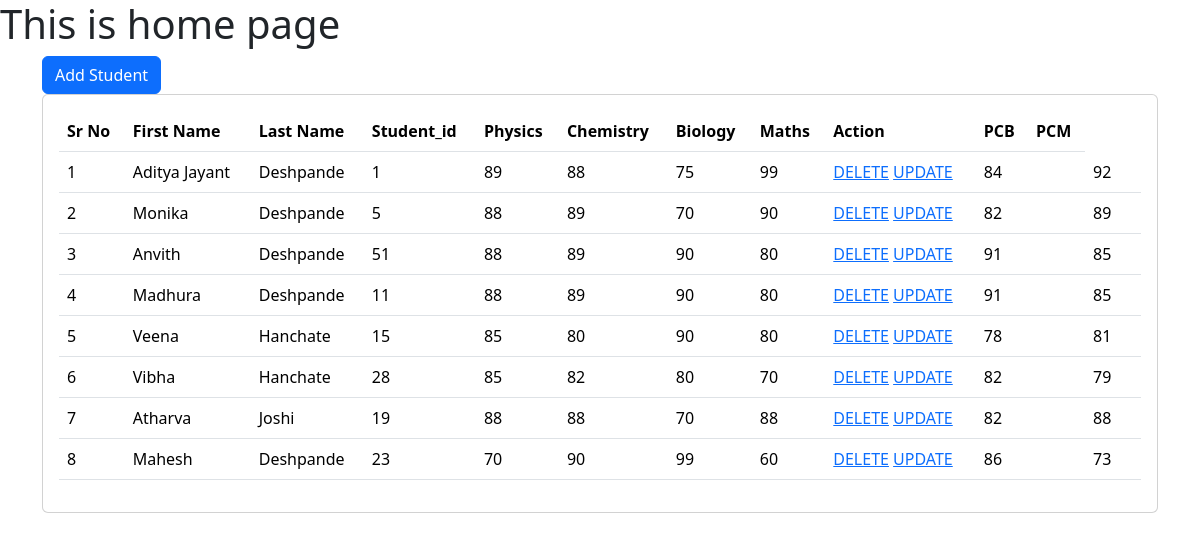
The app's page /students/home/ with its own data.
### students/models.py (models this page shows, shortened)
class Students(models.Model):
    firstname = models.CharField(max_length=20)
    lastname = models.CharField(max_length=20)
    student_id = models.CharField(max_length=100)
    phy=models.IntegerField(default=90)
    chem=models.IntegerField(default=90)
    bio=models.IntegerField(default=90)
    maths=models.IntegerField(default=90)
    pcb=models.IntegerField(default=90)
    pcm=models.IntegerField(default=90)

### students/views.py (the view)
# urls.py: path('home/', students_home),
def students_home(request):
    students = Students.objects.all()
    return render(request, "students/home.html", {
        'students':students
    })

### templates/students/home.html (shortened to what this page needs)
<!DOCTYPE html>
<html lang="en">
<head>
    <link href="https://cdn.jsdelivr.net/npm/bootstrap@5.3.2/dist/css/bootstrap.min.css" rel="stylesheet">
</head>
<body>
    <h1> This is home page</h1>
    <div class="container">
        <a class="btn btn-primary" href="/students/students_data" role="button">Add Student</a>
        <br>
    </div>
    <div class="container">
        <div class="row">
            <div class="col-md-12">
                <div class="card">
                    <div class="card-body">
                        <table class="table">
                            <thead>
                                <tr>
                                    <th>Sr No</th>
                                    <th>First Name</th>
                                    <th>Last Name</th>
                                    <th>Student_id</th>
                                    <th>Physics</th>
                                    <th>Chemistry</th>
                                    <th>Biology</th>
                                    <th>Maths</th>
                                    <th>Action</th>
                                    <th>PCB</th>
                                    <th>PCM</th>
                                </tr>
                            </thead>
                            <tbody>
                                {% for s in students %}
                                <tr>
                                    <td>{{forloop.counter}}</td>
                                    <td>{{s.firstname}}</td>
                                    <td>{{s.lastname}}</td>
                                    <td>{{s.student_id}}</td>
                                    <td>{{s.phy}}</td>
                                    <td>{{s.chem}}</td>
                                    <td>{{s.bio}}</td>
                                    <td>{{s.maths}}</td>
                                    <td>
                                        <a href="/students/delete-student/{{s.id}}">DELETE</a>
                                        <a href="/students/update-student/{{s.id}}">UPDATE</a>
                                    </td>
                                    <td>{{s.pcb}}<td>
                                    <td>{{s.pcm}}<td>
                                </tr>
                                {% endfor %}
                            </tbody>
                        </table>
                    </div>
                </div>
            </div>
        </div>
    </div>
</body>
</html>

### records on screen
Students: firstname "Aditya Jayant", lastname "Deshpande", student_id "1", phy "89", chem "88", bio "75", maths "99", pcb "84", pcm "92"
Students: firstname "Monika", lastname "Deshpande", student_id "5", phy "88", chem "89", bio "70", maths "90", pcb "82", pcm "89"
Students: firstname "Anvith", lastname "Deshpande", student_id "51", phy "88", chem "89", bio "90", maths "80", pcb "91", pcm "85"
Students: firstname "Madhura", lastname "Deshpande", student_id "11", phy "88", chem "89", bio "90", maths "80", pcb "91", pcm "85"
Students: firstname "Veena", lastname "Hanchate", student_id "15", phy "85", chem "80", bio "90", maths "80", pcb "78", pcm "81"
Students: firstname "Vibha", lastname "Hanchate", student_id "28", phy "85", chem "82", bio "80", maths "70", pcb "82", pcm "79"
Students: firstname "Atharva", lastname "Joshi", student_id "19", phy "88", chem "88", bio "70", maths "88", pcb "82", pcm "88"
Students: firstname "Mahesh", lastname "Deshpande", student_id "23", phy "70", chem "90", bio "99", maths "60", pcb "86", pcm "73"
